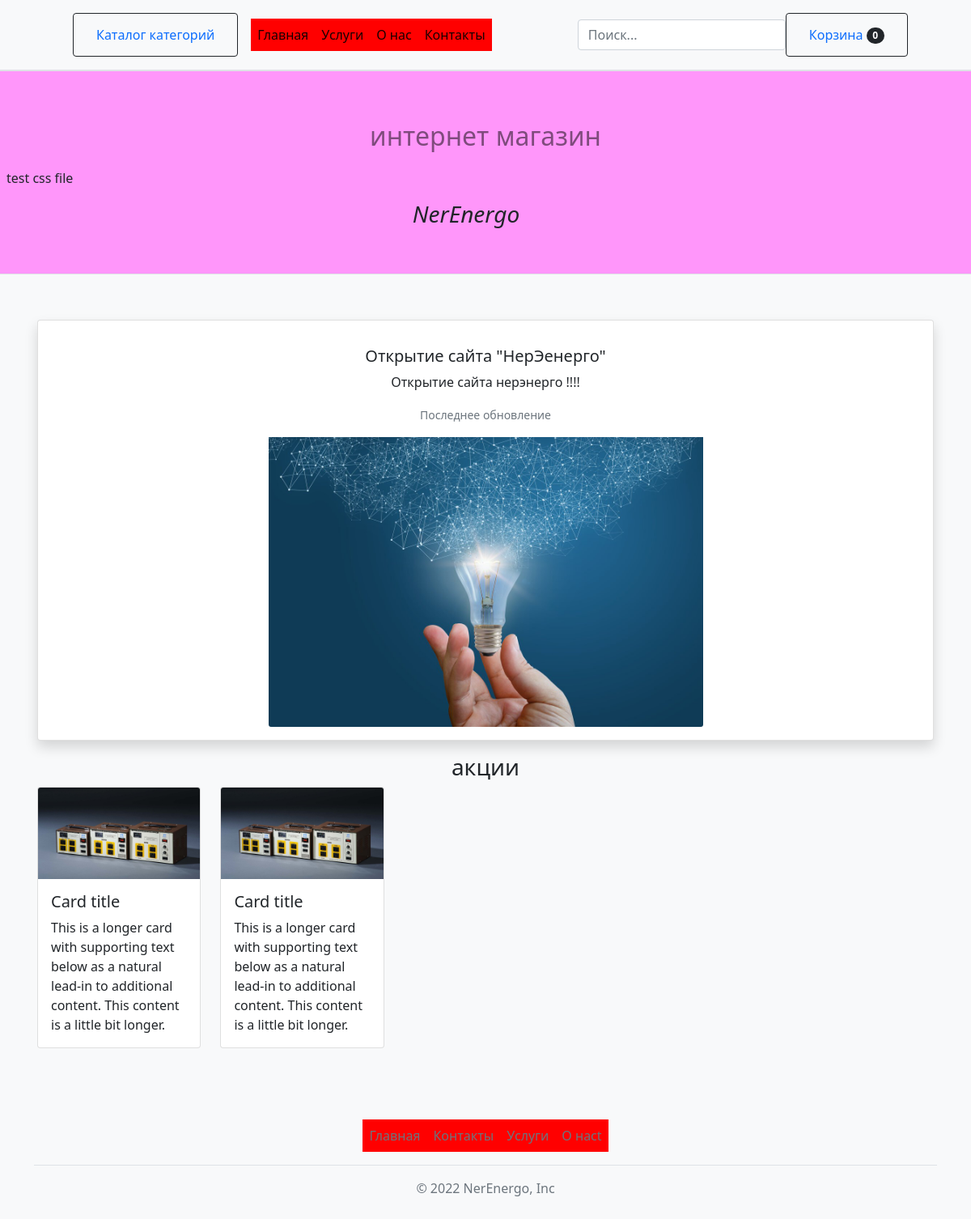
Before: / with the older database file.
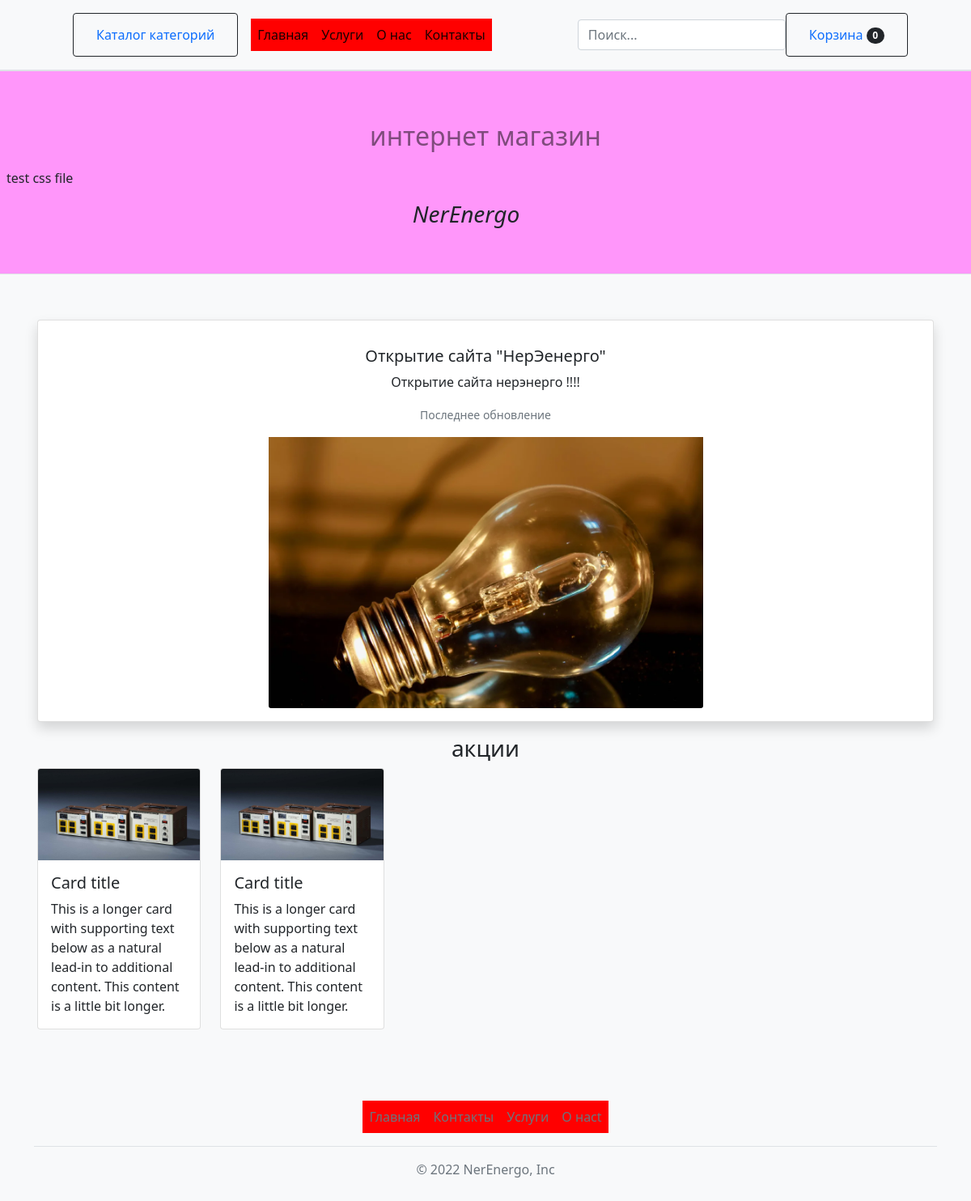
After: the same page with the newer database file.
### mainapp/models.py (models this page shows, shortened)
class News(models.Model): #модель для написания постов на главное странице
	title = models.CharField(max_length=255, verbose_name='Наименование новости')
	image = models.ImageField(verbose_name='Изображение')
	description = models.TextField(verbose_name='текст новости', null=True)
	class Meta:
		verbose_name = 'Пост'
		verbose_name_plural = 'Посты'

### mainapp/views.py (the view)
# urls.py: path('', BaseView.as_view(), name='base.html'),
class BaseView(CategoryDetailMixin, CartMixin, View):
    def get(self, request, *args, **kwargs):
        categories = Category.objects.all()
        products = Product.objects.all()
        product_for_main_page = LatestProducts.objects.get_products_for_main_page('notebook', 'lighting', 'nonstationarywire', 'smartphone', 'lampa')
        news_post = News.objects.order_by('title')[:2]
        context = {
            'categories': categories,
            'cart': self.cart,
            'products' : products,
            'product_for_main_page' : product_for_main_page,
            'news_post' : news_post
        }
        print(len(product_for_main_page))
        print(product_for_main_page)
        return render(request, 'base.html', context)

### mainapp/mixins.py (called while the page is built)
	def dispatch(self, request, *args, **kwargs):
		if request.user.is_authenticated:
			customer = Customer.objects.filter(user=request.user).first()
			if not customer:
				customer = Customer.objects.create(user=request.user)
			cart = Cart.objects.filter(owner=customer).first()
			if not cart:
				cart = Cart.objects.create(owner=customer)
		else:
			cart = Cart.objects.filter(for_anonymous_user=True).first()
			if not cart:
				cart = Cart.objects.create(for_anonymous_user=True)
		self.cart = cart
		return super().dispatch(request, *args, **kwargs)

### mainapp/models.py (called while the page is built)
	@staticmethod
	def get_products_for_main_page(*args, **kwargs):
		products = []
		ct_models = ContentType.objects.filter(model__in=args)
		for ct_model in ct_models:
			model_products = ct_model.model_class()._base_manager.all().order_by('-id')
			products.extend(model_products)
		return products

	def __str__(self):
		return "{} : {}".format(self.category.name, self.title)

	def __str__(self):
		return "{} : {}".format(self.category.name, self.title)

	def __str__(self):
		return "{} : {}".format(self.category.name, self.title)

	def __str__(self):
		return "{} : {}".format(self.category.name, self.title)

### mainapp/templates/base.html (shortened to what the changed rows need)
{% load static %}
<!DOCTYPE html>
<html lang="en">
    <head>
        <link href="https://cdn.jsdelivr.net/npm/bootstrap@5.1.3/dist/css/bootstrap.min.css" rel="stylesheet">
        <link rel="stylesheet" href=" {% static 'mainapp/css/styles.css' %} ">
    </head>
    <body class="bg-light text-dark">
                                    {% load mptt_tags %}
        <section class="py-5 p-3 container-lg" id="" class="section-base">
            {% block content %}
            {% for post in news_post %}
                <div class="card shadow p-3 mb-3 mb-lg-0 bg-body rounded text-center" >
                    <div class="card-body ">
                        <h5 class="card-title">{{post.title}}</h5>
                        <p class="card-text">{{post.description}}</p>
                        <p class="card-text"><small class="text-muted">Последнее обновление</small></p>
                    </div>
                    <img src="{{post.image.url}}" class="card-img-bottom col-md-3 w-50 mx-auto d-block" alt="...">
                </div>
                {% endfor %}
            {% endblock content %}
        </section>
    </body>
</html>

Changed rows visible on the page:
changed News "Открытие сайта \"НерЭенерго\"": image: a different picture
